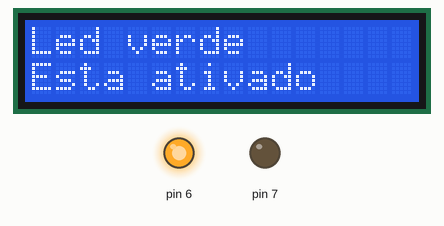
The sketch below on a simulated Arduino Uno, built with avr-gcc and run on an emulated ATmega328P. Shown: 16×2 character LCD, output pins drawn as LEDs (lit = HIGH).

Above: at 0.1 s.
At 10.1 s:
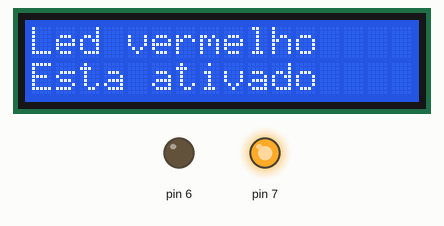
At 25.2 s:
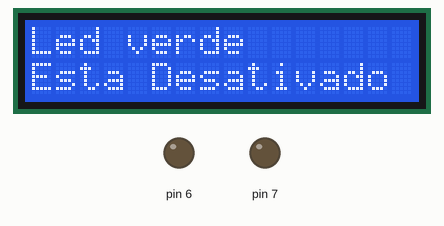
At 35.2 s:
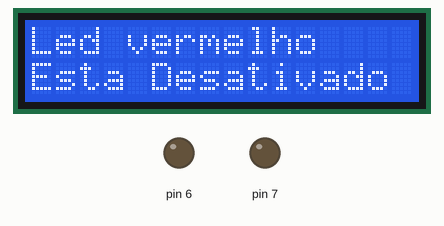
Timing chart, 0 to 36.7 s (numbered marks = the images above):
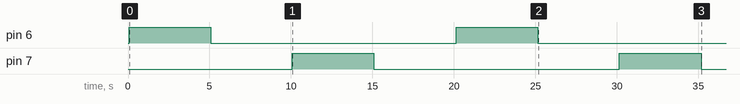

The sketch:

Atividade_lcd_led.ino
```cpp
#include <LiquidCrystal.h>

LiquidCrystal lcd(12, 11, 5, 4, 3, 2);

void setup() {
  pinMode(6, OUTPUT);
  pinMode(7, OUTPUT);
}

void loop() {
  lcd.begin(16, 2);
  lcd.clear();
  digitalWrite(6, HIGH);
  lcd.setCursor(0,0);
  lcd.print("Led verde");
  lcd.setCursor(0, 1);
  lcd.print("Esta ativado");
  delay(5000);
  lcd.clear();
  digitalWrite(6, LOW);
  lcd.setCursor(0, 0);
  lcd.print("Led verde");
  lcd.setCursor(0, 1);
  lcd.print("Esta Desativado");
  delay(5000);
  lcd.clear();
  digitalWrite(7, HIGH);
  lcd.setCursor(0,0);
  lcd.print("Led vermelho");
  lcd.setCursor(0, 1);
  lcd.print("Esta ativado");
  delay(5000);
  lcd.clear();
  digitalWrite(7, LOW);
  lcd.setCursor(0, 0);
  lcd.print("Led vermelho");
  lcd.setCursor(0, 1);
  lcd.print("Esta Desativado");
  delay(5000);
}
```

Measured:
- by itself, pin 6, pin 7: alternates HIGH for 5.0 s and LOW for 15.1 s
- what the display in image 0 shows lasts 5.0 s, from 0.1 s to 5.1 s
